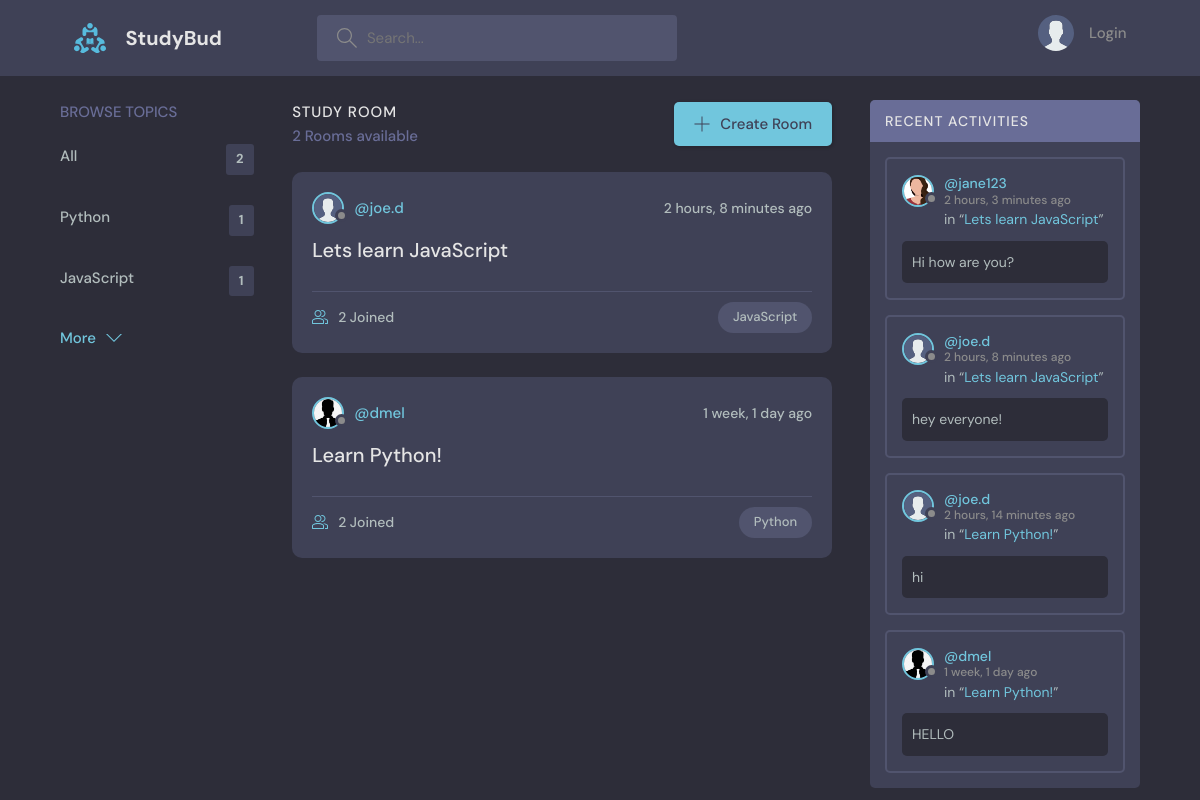
The page / on the database its author committed.
### base/models.py (models this page shows, shortened)
class Topic(models.Model):
    name = models.CharField(max_length=200)

class Room(models.Model):
    host = models.ForeignKey(User, on_delete=models.SET_NULL, null=True)
    topic = models.ForeignKey(Topic, on_delete=models.SET_NULL, null=True)
    name = models.CharField(max_length=200)
    description = models.TextField(null=True, blank=True)
    participants = models.ManyToManyField(User, related_name='participants', blank=True)
    updated = models.DateTimeField(auto_now=True)
    created = models.DateTimeField(auto_now_add=True)
    class Meta:
        ordering = ['-updated', '-created']
    def __str__(self):
        return self.name

class User(AbstractUser):
    name = models.CharField(max_length=200, null=True)
    email = models.EmailField( unique=True, null=True)
    bio = models.TextField(null=True)
    avatar = models.ImageField(null=True, default="avatar.svg")
    USERNAME_FIELD = 'email'
    REQUIRED_FIELDS = []

class Message(models.Model):
    user = models.ForeignKey(User, on_delete=models.CASCADE)
    room = models.ForeignKey(Room, on_delete=models.CASCADE)
    body = models.TextField(max_length=200)
    updated = models.DateTimeField(auto_now=True)
    created = models.DateTimeField(auto_now_add=True)
    class Meta:
        ordering = ['-created']

### base/views.py (the view)
# urls.py: path('', views.home, name="home"),
def home(request):
    q = request.GET.get('q') if request.GET.get('q') != None else ''
    topic = Topic.objects.all()[0:5]
    rooms = Room.objects.filter(
        Q(topic__name__icontains=q) |
        Q(name__icontains=q) |
        Q(description__icontains=q)
    )
    room_count = rooms.count()
    activity_messages = Message.objects.filter(Q(room__topic__name__icontains=q))
    data = {'rooms':rooms, 'topics':topic, 'room_count':room_count, 'activity_messages': activity_messages}
    return render(request, 'base/home.html', data)

### base/templates/base/home.html (shortened to what this page needs)
{% extends 'main.html' %}
{% block content %}
<main class="layout layout--3">
    <div class="container">
        {% include 'base/topics_component.html' %}
        <div class="roomList">
            <div class="roomList__header">
                <div>
                    <h2>Study Room</h2>
                    <p>{{ room_count }} Rooms available</p>
                </div>
                <a class="btn btn--main" href="{% url 'create-room' %}">
                    <svg version="1.1" xmlns="http://www.w3.org/2000/svg" width="32" height="32" viewBox="0 0 32 32">
                        <title>add</title>
                        <path
                            d="M16.943 0.943h-1.885v14.115h-14.115v1.885h14.115v14.115h1.885v-14.115h14.115v-1.885h-14.115v-14.115z">
                        </path>
                    </svg>
                    Create Room
                </a>
            </div>
            {% include 'base/feed_component.html' %}
        </div>
        <div class="activities">
            {% include 'base/activity_component.html' %}
        </div>
    </div>
</main>
{% endblock content %}

### base/templates/base/topics_component.html
<div class="topics">
    <div class="topics__header">
        <h2>Browse Topics</h2>
    </div>
    <ul class="topics__list">
        <li>
            <a href="{% url 'home' %}">All <span>{{ topics.count }}</span></a>
        </li>
        {% for topic in topics %}
        <li>
            <a href="{% url 'home'%}?q={{topic.name}}" >{{ topic.name }} <span>{{ topic.room_set.all.count }}</span></a>
        </li>
        {% endfor %}
    </ul>
    <a class="btn btn--link" href="{% url 'topics' %}">
        More
        <svg version="1.1" xmlns="http://www.w3.org/2000/svg" width="32" height="32" viewBox="0 0 32 32">
            <title>chevron-down</title>
            <path d="M16 21l-13-13h-3l16 16 16-16h-3l-13 13z"></path>
        </svg>
    </a>
</div>

### base/templates/base/feed_component.html (shortened to what this page needs)
{% for room in rooms %}
<div class="roomListRoom">
    <div class="roomListRoom__header">
        <a href="{% url 'user-profile' room.host.id %}" class="roomListRoom__author">
            <div class="avatar avatar--small">
                <img src="{{ room.host.avatar.url }}" />
            </div>
            <span>@{{ room.host.username }}</span>
        </a>
        <div class="roomListRoom__actions">
            <span>{{ room.created|timesince}} ago</span>
        </div>
    </div>
    <div class="roomListRoom__content">
        <a href='{% url "room" room.id %}'>{{ room.name }}</a>
    </div>
    <div class="roomListRoom__meta">
        <a href='{% url "room" room.id %}' class="roomListRoom__joined">
            {{ room.participants.all.count }} Joined
        </a>
        <p class="roomListRoom__topic">{{room.topic.name}}</p>
    </div>
</div>
{% endfor %}

### base/templates/base/activity_component.html (shortened to what this page needs)
<div class="activities__header">
    <h2>Recent Activities</h2>
</div>
{% for message in activity_messages %}
<div class="activities__box">
    <div class="activities__boxHeader roomListRoom__header">
        <a href="{% url 'user-profile' message.user.id %}" class="roomListRoom__author">
            <div class="avatar avatar--small">
                <img src="{{message.user.avatar.url}}" />
            </div>
            <p>
                @{{ message.user.username }}
                <span> {{ message.created|timesince }} ago </span>
            </p>
        </a>
    </div>
    <div class="activities__boxContent">
        <p>in “<a href='{% url "room" message.room.id %}'>{{ message.room }}</a>”</p>
        <div class="activities__boxRoomContent">
            {{ message.body }}
        </div>
    </div>
</div>
{% endfor %}

### rows shown on the page
Topic: name "Python", room_set.all.count "1"
Topic: name "JavaScript", room_set.all.count "1"
Room: host.avatar (placeholder picture), host.username "joe.d", created "2 hours, 8 minutes", name "Lets learn JavaScript", participants.all.count "2", topic.name "JavaScript"
Room: host.avatar (picture), host.username "dmel", created "1 week, 1 day", name "Learn Python!", participants.all.count "2", topic.name "Python"
Message: user.avatar (picture), user.username "jane123", created "2 hours, 3 minutes", room "Lets learn JavaScript", body "Hi how are you?"
Message: user.avatar (placeholder picture), user.username "joe.d", created "2 hours, 8 minutes", room "Lets learn JavaScript", body "hey everyone!"
Message: user.avatar (placeholder picture), user.username "joe.d", created "2 hours, 14 minutes", room "Learn Python!", body "hi"
Message: user.avatar (picture), user.username "dmel", created "1 week, 1 day", room "Learn Python!", body "HELLO"

### other values the page prints
{{ topics.count }} "2"
{{ room_count }} "2"
